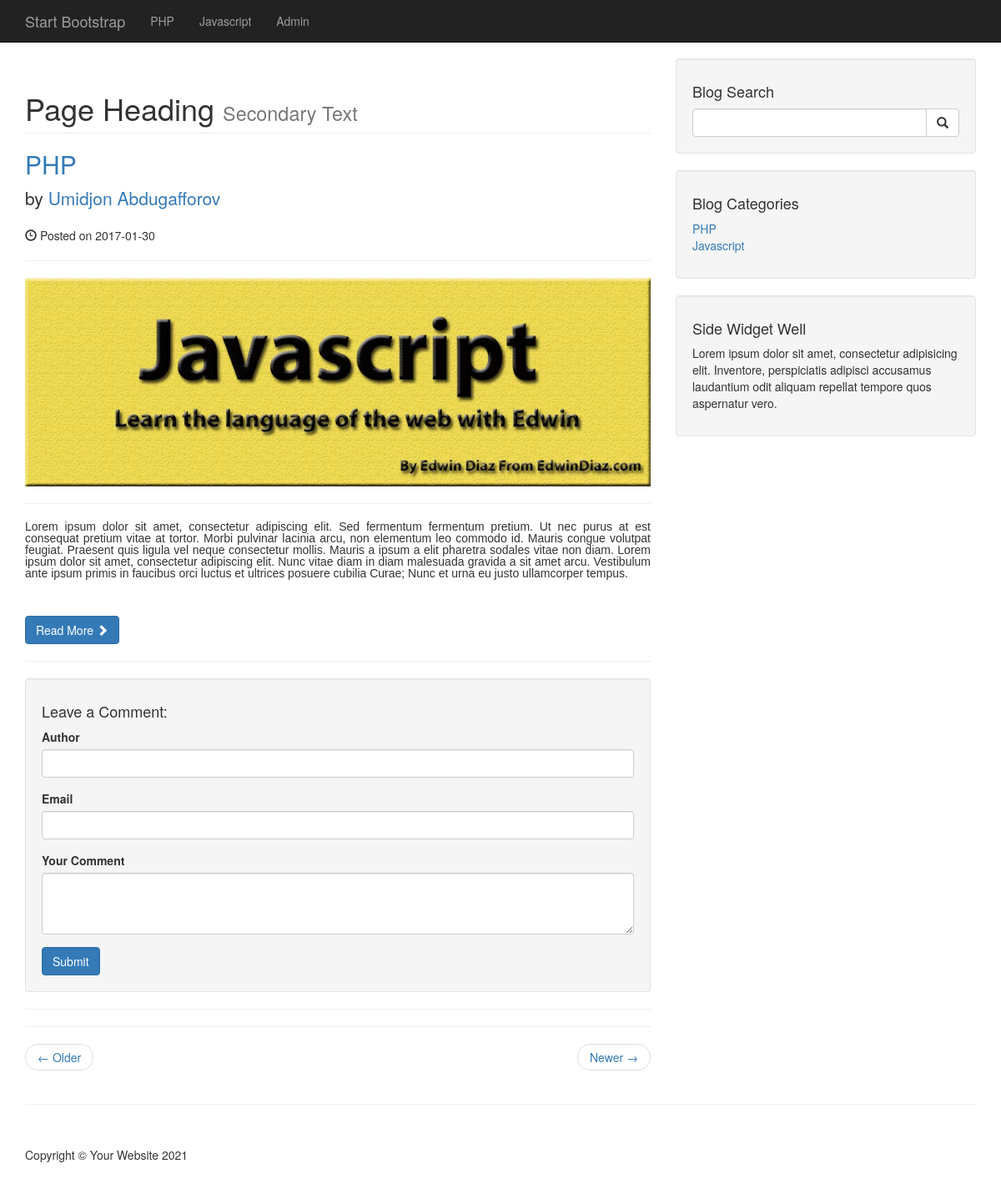
/post.php?p_id=113, run on the app's committed database.
### tables this page shows
CREATE TABLE `categories` (
  `cat_id` int(3) NOT NULL,
  `cat_title` varchar(255) NOT NULL
);

CREATE TABLE `posts` (
  `post_id` int(3) NOT NULL,
  `post_category_id` int(3) NOT NULL,
  `post_title` varchar(255) NOT NULL,
  `post_author` varchar(255) NOT NULL,
  `post_user` varchar(255) NOT NULL,
  `post_date` date NOT NULL,
  `post_image` text NOT NULL,
  `post_content` text NOT NULL,
  `post_tags` varchar(255) NOT NULL,
  `post_comment_count` varchar(255) NOT NULL,
  `post_status` varchar(255) NOT NULL DEFAULT 'draft',
  `post_views_count` int(11) NOT NULL
);

### post.php (the view, shortened to what this page needs)
<?php
include "includes/db.php";
include "includes/header.php";
?>
<?php include "includes/navigation.php"; ?>
<div class="container">
    <div class="row">
        <div class="col-md-8">
            <?php
            if(isset($_GET['p_id'])){
                $the_post_id = $_GET['p_id'];
            }
            $query = "SELECT * FROM posts WHERE post_id = $the_post_id";
            $select_all_posts_query = mysqli_query($connection, $query);
            while($row = mysqli_fetch_assoc($select_all_posts_query)){
                $post_title = $row['post_title'];
                $post_author = $row['post_author'];
                $post_date = $row['post_date'];
                $post_image = $row['post_image'];
                $post_content = $row['post_content']
                ?>
                <h1 class="page-header">
                    Page Heading
                    <small>Secondary Text</small>
                </h1>
                <h2>
                    <a href="#"><?=$post_title?></a>
                </h2>
                <p class="lead">
                    by <a href="index.php"><?=$post_author?></a>
                </p>
                <p><span class="glyphicon glyphicon-time"></span> Posted on <?=$post_date?></p>
                <hr>
                <img class="img-responsive" src="images/<?=$post_image?>" alt="">
                <hr>
                <p><?=$post_content?></p>
                <a class="btn btn-primary" href="#">Read More <span class="glyphicon glyphicon-chevron-right"></span></a>
                <hr>
            <?php } ?>
            <div class="well">
                <h4>Leave a Comment:</h4>
                <form action="" method="post" role="form">
                    <div class="form-group">
                        <label for="Author">Author</label>
                        <input type="text" class="form-control" name="comment_author">
                    </div>
                    <div class="form-group">
                        <label for="Email">Email</label>
                        <input type="email" class="form-control" name="comment_email">
                    </div>
                    <div class="form-group">
                        <label for="comment">Your Comment</label>
                        <textarea class="form-control" name="comment_content" rows="3"></textarea>
                    </div>
                    <button type="submit" class="btn btn-primary" name="create_comment">Submit</button>
                </form>
            </div>
            <hr>
            <hr>
            <ul class="pager">
                <li class="previous">
                    <a href="#">&larr; Older</a>
                </li>
                <li class="next">
                    <a href="#">Newer &rarr;</a>
                </li>
            </ul>
        </div>
        <?php include "includes/sidebar.php"?>
    </div>
    <hr>
    <?php include "includes/footer.php"; ?>

### includes/navigation.php (shortened to what this page needs)
<nav class="navbar navbar-inverse navbar-fixed-top" role="navigation">
    <div class="container">
        <div class="navbar-header">
            <a class="navbar-brand" href="../index.php">Start Bootstrap</a>
        </div>
        <div class="collapse navbar-collapse" id="bs-example-navbar-collapse-1">
            <ul class="nav navbar-nav">
                <?php
                $query = "SELECT * FROM categories";
                $select_all_categories_query = mysqli_query($connection, $query);
                while($row = mysqli_fetch_assoc($select_all_categories_query)){
                    $cat_title = $row['cat_title'];
                    $cat_id = $row['cat_id'];
                    echo "<li><a href='../category.php?category={$cat_id}'>{$cat_title}</a></li>";
                }
                ?>
                <li>
                    <a href="admin/index.php">Admin</a>
                </li>
            </ul>
        </div>
    </div>
</nav>

### includes/sidebar.php
<div class="col-md-4">
    <div class="well">
        <h4>Blog Search</h4>
        <form action="search.php" method="post">
        <div class="input-group">
            <input name="search" type="text" class="form-control">
            <span class="input-group-btn">
                            <button name="submit" class="btn btn-default" type="submit">
                                <span class="glyphicon glyphicon-search"></span>
                        </button>
                        </span>
        </div>
        </form>
    </div>
    <div class="well">
        <h4>Blog Categories</h4>
        <div class="row">
            <div class="col-lg-12">
                <ul class="list-unstyled">
                    <?php
                    $query = "SELECT * FROM categories";
                    $select_categories_sidebar = mysqli_query($connection, $query);
                    while ($row = mysqli_fetch_assoc($select_categories_sidebar)){
                        $cat_title = $row['cat_title'];
                        $cat_id = $row['cat_id'];
                        echo "<li><a href='../category.php?category={$cat_id}'>{$cat_title}</a></li>";
                    }
                    ?>
                </ul>
            </div>
        </div>
    </div>
   <?php include "includes/widget.php"?>
</div>

### css/blog-home.css (style rules this page uses)
body { padding-top: 70px; }

### data on the page
categories: cat_title "PHP"
categories: cat_title "Javascript"
posts: post_title "PHP", post_author "Umidjon Abdugafforov", post_date "2017-01-30", post_image (picture), post_content "Lorem ipsum dolor sit amet, consectetur adipiscing elit. Sed fermentum fermentum pretium. Ut nec purus at est consequat pretium vitae at tortor. Morbi pulvinar lacinia arcu, non elementum leo commodo id. Mauris congue volutpat feugiat. Praesent quis ligula vel neque consectetur mollis. Mauris a ipsum a elit pharetra sodales vitae non diam. Lorem ipsum dolor sit amet, consectetur adipiscing elit. Nunc vitae diam in diam malesuada gravida a sit amet arcu. Vestibulum ante ipsum primis in faucibus orci luctus et ultrices posuere cubilia Curae; Nunc et urna eu justo ullamcorper tempus."
